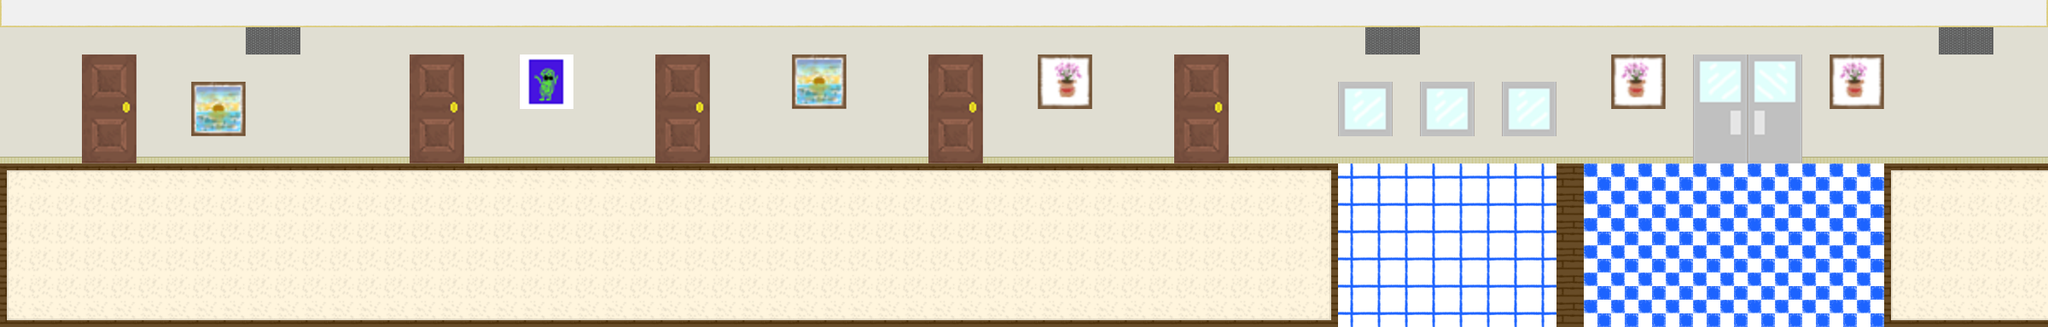

This is a level from a 2D game, rendered from its Tiled map with the project's own tilesets. A one-line summary and the map file follow, with tile-layer data summarised:
An orthogonal 75x12 tile map with 32x32 px tiles, 2 tile layers (Tile Layer 1, Tile Layer 2), 3 tilesets and 48 objects.

<map version="1.0" orientation="orthogonal" renderorder="right-down" width="75" height="12" tilewidth="32" tileheight="32" nextobjectid="309">
 <tileset firstgid="1" name="FLOOR THINGS " tilewidth="32" tileheight="32" tilecount="784" columns="28">
  <image source="combined tiles.png" width="900" height="900" />
 </tileset>
 <tileset firstgid="785" name="TO THE WINDOW -- TO THE WALL" tilewidth="32" tileheight="32" tilecount="16" columns="4">
  <image source="combined walls.png" width="128" height="128" />
  <terraintypes>
   <terrain name="New Terrain" tile="-1" />
  </terraintypes>
 </tileset>
 <tileset firstgid="801" name="EXTRA" tilewidth="32" tileheight="32" tilecount="1419" columns="43">
  <image source="combined extra.png" width="1388" height="1082" />
 </tileset>
 <layer name="Tile Layer 1" width="75" height="12">
  <data>[900 cells, 900 non-empty, 9 distinct tile ids]</data>
 </layer>
 <layer name="Tile Layer 2" width="75" height="12">
  <data>[900 cells, 423 non-empty, 37 distinct tile ids]</data>
 </layer>
 <objectgroup color="#ff0000" name="fire">
  <object id="259" x="188" y="220">
   <ellipse />
  </object>
  <object id="260" x="260" y="216">
   <ellipse />
  </object>
  <object id="261" x="304" y="268">
   <ellipse />
  </object>
  <object id="262" x="308" y="324">
   <ellipse />
  </object>
  <object id="263" x="248" y="348">
   <ellipse />
  </object>
  <object id="264" x="196" y="348">
   <ellipse />
  </object>
  <object id="265" x="148" y="272">
   <ellipse />
  </object>
  <object id="266" x="152" y="320">
   <ellipse />
  </object>
  <object id="267" x="616" y="224">
   <ellipse />
  </object>
  <object id="268" x="664" y="228">
   <ellipse />
  </object>
  <object id="271" x="724" y="264">
   <ellipse />
  </object>
  <object id="272" x="724" y="332">
   <ellipse />
  </object>
  <object id="273" x="660" y="356">
   <ellipse />
  </object>
  <object id="274" x="596" y="360">
   <ellipse />
  </object>
  <object id="275" x="568" y="320">
   <ellipse />
  </object>
  <object id="276" x="568" y="260">
   <ellipse />
  </object>
  <object id="277" x="1084" y="240">
   <ellipse />
  </object>
  <object id="278" x="1132" y="240">
   <ellipse />
  </object>
  <object id="279" x="1164" y="280">
   <ellipse />
  </object>
  <object id="280" x="1164" y="320">
   <ellipse />
  </object>
  <object id="281" x="1112" y="340">
   <ellipse />
  </object>
  <object id="282" x="1064" y="348">
   <ellipse />
  </object>
  <object id="283" x="1044" y="304">
   <ellipse />
  </object>
  <object id="284" x="1036" y="260">
   <ellipse />
  </object>
  <object id="285" x="1404" y="240">
   <ellipse />
  </object>
  <object id="286" x="1484" y="240">
   <ellipse />
  </object>
  <object id="287" x="1408" y="320">
   <ellipse />
  </object>
  <object id="289" x="1488" y="324">
   <ellipse />
  </object>
  <object id="302" x="1708" y="224">
   <ellipse />
  </object>
  <object id="303" x="1836" y="224">
   <ellipse />
  </object>
  <object id="304" x="1664" y="320">
   <ellipse />
  </object>
  <object id="305" x="1856" y="320">
   <ellipse />
  </object>
  <object id="306" x="2076" y="236">
   <ellipse />
  </object>
  <object id="307" x="2116" y="316">
   <ellipse />
  </object>
 </objectgroup>
 <objectgroup color="#ce6700" name="debris">
  <object id="290" x="220" y="288">
   <ellipse />
  </object>
  <object id="291" x="644" y="288">
   <ellipse />
  </object>
  <object id="292" x="432" y="248">
   <ellipse />
  </object>
  <object id="293" x="424" y="336">
   <ellipse />
  </object>
  <object id="294" x="892" y="240">
   <ellipse />
  </object>
  <object id="295" x="900" y="320">
   <ellipse />
  </object>
  <object id="296" x="1100" y="296">
   <ellipse />
  </object>
  <object id="297" x="1444" y="284">
   <ellipse />
  </object>
  <object id="298" x="1624" y="252">
   <ellipse />
  </object>
  <object id="299" x="1736" y="316">
   <ellipse />
  </object>
  <object id="301" x="2012" y="296">
   <ellipse />
  </object>
  <object id="308" x="2172" y="240">
   <ellipse />
  </object>
 </objectgroup>
 <objectgroup color="#00aa00" name="end">
  <object id="184" x="2366" y="287">
   <ellipse />
  </object>
 </objectgroup>
 <objectgroup name="streetbound">
  <object id="142" x="-1" y="193">
   <polyline points="0,0 0,188 2400,189 2400,-3 2,-2" />
  </object>
 </objectgroup>
</map>
